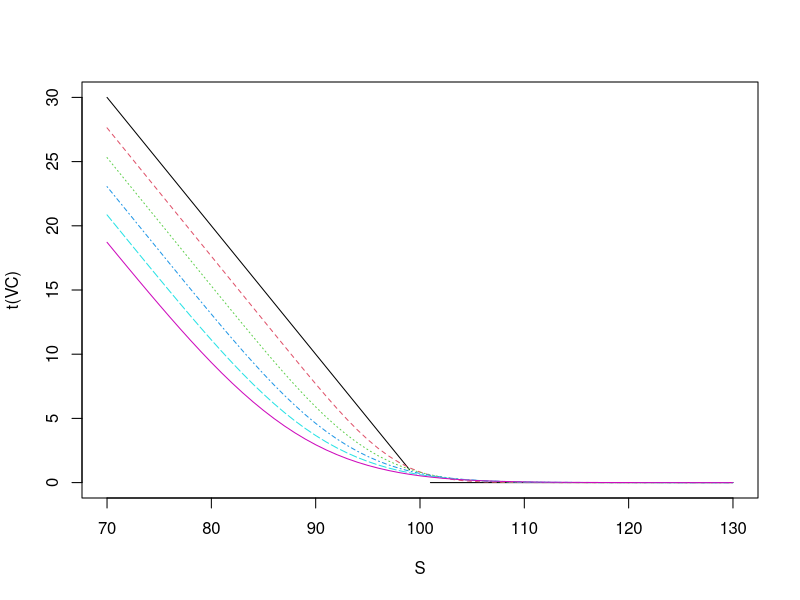

The R source for this figure:
m <- 6;
n <- 61;
S0 <- 70;
S1 <- 130;
K <- 100;
r <- 0.12;
T <- 1.0;
sigma <- 0.10;

time <- seq(T,0, length=m);
S <- seq(S0,S1, length=n);

numerd1 <- outer( ( (r + sigma^2/2)*(T-time)), log(S/K), "+");
numerd2 <- outer( ( (r - sigma^2/2)*(T-time)), log(S/K), "+");

d1 <- numerd1/(sigma*sqrt(T-time));
d2 <- numerd2/(sigma*sqrt(T-time));
part1 <- K*exp(-r*(T-time))*pnorm(-d2);
part2 <- t(t(pnorm(-d1))*S);
VC <- part1 - part2;

matplot(S, t(VC), type = "l");

## NAME: putcallparity.R
##
## USAGE: within R, at interactive prompt
##        source("putcallparity.R")
## REQUIRED ARGUMENTS: none
##
## OPTIONS: none
## DESCRIPTION:  For given parameter values, the Black-Scholes-Merton
## solution formula is sampled at a specified m X 1 array of times and
## at a specified  1 X n array of security prices using vectorization
## and broadcasting.  The result can be plotted as functions of the
## security price as done in the text.  This approach is taken to
## illustrate the use of vectorization and broadcasting for efficient
## evaluation of an array of solution values from a complicated formula.
##              
## DIAGNOSTICS: none
## CONFIGURATION AND ENVIRONMENT: none
## DEPENDENCIES:  none
## INCOMPATIBILITIES: none known
## PROVENANCE: Created by sdunbar
## BUGS AND LIMITATIONS: The definition of the function VC does only
## no error checking in the input variables.  This could be improved
## to do type checking and even value checking for appropriate values.
##
## The S variable is considered to be a row vector, of size 1 X n
## although R actually creates and uses it as a column vector of size n x 1.
## The t variable is considered to be a column vector, of size m X 1.
## The calculation of d1 and d2 then uses broadcasting, also called
## binary singleton expansion, recycling, single-instruction multiple
## data or replication.
##
## The calculation is vectorized for an array of S values and an array
## of t values, but it is NOT vectorized for arrays in the parameters
## K, r, T, and sigma.
##
## The calculation relies on using the rules for calcuation and handling of
## infinity and NaN (Not a Number) which come from divisions by 0, taking
## logarithms of 0, and negative numbers and calculating the normal cdf at
## ininifty and negative infinity.  R will not plot a NaN which accounts for
## the gap at S = 0 in the graph line for t = 1.
##
## The color labeling of the plot lines is the default coloring.
## There doesn't seem to be an easy way to get the color labeling
## described in the text.
## FEATURES AND POTENTIAL IMPROVEMENTS:
## Add a plot key labeling the plot lines.
##
## The calculation of the matrix part2 requires some analysis because it uses the
## recycling rule.  The matrix d1 is constructed as size 6 rows and 61 columns and
## pnorm() function applied to d1 preserves that size.  Then the transpose t() 
## is 61 rows by 6 columns.  The vector S has size 61 rows with 1 column.  Then
## Multiply t(pnorm(-d1)) by S elementwise using the recylcing rule, going down the
## column.  This multiplication will recycle S 6 times, once for each column in
## t(pnorm(-d1)).  Then take the transpose again to reshape the product to 6 by 61.
##
## The calculation of the matrix part1 requires some analysis because
## it uses the recycling rule.  The matrix d2 is constructed as size 6
## rows and 61 columns and pnorm() function applied to d2 preserves
## that size.  The vector K*exp(-r*(T-time)) has size 6 rows with 1 column.  Then
## Multiply K*exp(-r*(T-time)) with pnorm(-d2) elementwise using the recylcing rule,
## going down the column.  This multiplication will recycle 61 times,
## once for each column in pnorm(-d2). 
##
## To do the plotting. matplot plots the columns of one matrix against the 
## columns of another.  VC is 6 rows (one for each time element) by 61
## columns, and we wish to plot each row against S which is 1 column with 61 rows.
## Therefore, it is necessary to take the transpose of VC.
## AUTHOR:  Steve Dunbar
## VERSION: Version 1.0, as of Mon Dec  1, 2014  5:38 AM
## KEYWORDS: Black Scholes equation, put-call partity


